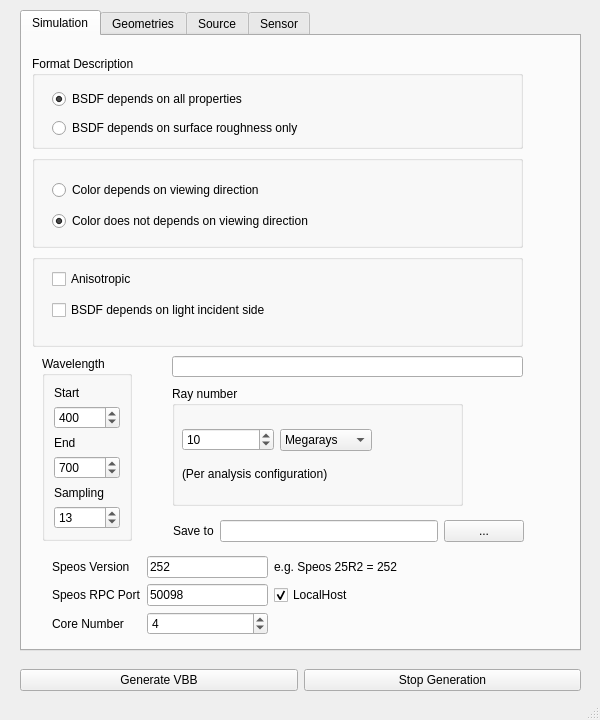
<?xml version="1.0" encoding="UTF-8"?>
<ui version="4.0">
 <class>MainWindow</class>
 <widget class="QMainWindow" name="MainWindow">
  <property name="geometry">
   <rect>
    <x>0</x>
    <y>0</y>
    <width>600</width>
    <height>720</height>
   </rect>
  </property>
  <property name="minimumSize">
   <size>
    <width>600</width>
    <height>720</height>
   </size>
  </property>
  <property name="maximumSize">
   <size>
    <width>600</width>
    <height>720</height>
   </size>
  </property>
  <property name="windowTitle">
   <string>MainWindow</string>
  </property>
  <widget class="QWidget" name="centralwidget">
   <widget class="QTabWidget" name="stackedSensorWidget">
    <property name="geometry">
     <rect>
      <x>20</x>
      <y>10</y>
      <width>561</width>
      <height>641</height>
     </rect>
    </property>
    <property name="currentIndex">
     <number>0</number>
    </property>
    <widget class="QWidget" name="Simulation">
     <attribute name="title">
      <string>Simulation</string>
     </attribute>
     <widget class="QGroupBox" name="wavelengthGb">
      <property name="geometry">
       <rect>
        <x>20</x>
        <y>320</y>
        <width>90</width>
        <height>185</height>
       </rect>
      </property>
      <property name="title">
       <string>Wavelength</string>
      </property>
      <layout class="QVBoxLayout" name="verticalLayout_3">
       <item>
        <widget class="QLabel" name="label">
         <property name="text">
          <string>Start</string>
         </property>
        </widget>
       </item>
       <item>
        <widget class="QSpinBox" name="wavelengthStart">
         <property name="minimum">
          <number>350</number>
         </property>
         <property name="maximum">
          <number>800</number>
         </property>
         <property name="singleStep">
          <number>10</number>
         </property>
         <property name="value">
          <number>400</number>
         </property>
        </widget>
       </item>
       <item>
        <widget class="QLabel" name="label_2">
         <property name="text">
          <string>End</string>
         </property>
        </widget>
       </item>
       <item>
        <widget class="QSpinBox" name="wavelengthEnd">
         <property name="minimum">
          <number>350</number>
         </property>
         <property name="maximum">
          <number>800</number>
         </property>
         <property name="singleStep">
          <number>10</number>
         </property>
         <property name="value">
          <number>700</number>
         </property>
        </widget>
       </item>
       <item>
        <widget class="QLabel" name="label_3">
         <property name="text">
          <string>Sampling</string>
         </property>
        </widget>
       </item>
       <item>
        <widget class="QSpinBox" name="wavelengthSampling">
         <property name="minimum">
          <number>5</number>
         </property>
         <property name="maximum">
          <number>1000</number>
         </property>
         <property name="value">
          <number>13</number>
         </property>
        </widget>
       </item>
      </layout>
     </widget>
     <widget class="QGroupBox" name="rayNumberGb">
      <property name="geometry">
       <rect>
        <x>150</x>
        <y>350</y>
        <width>291</width>
        <height>120</height>
       </rect>
      </property>
      <property name="title">
       <string>Ray number</string>
      </property>
      <property name="checkable">
       <bool>false</bool>
      </property>
      <widget class="QLabel" name="label_4">
       <property name="geometry">
        <rect>
         <x>10</x>
         <y>80</y>
         <width>231</width>
         <height>16</height>
        </rect>
       </property>
       <property name="text">
        <string>(Per analysis configuration)</string>
       </property>
      </widget>
      <widget class="QWidget" name="layoutWidget">
       <property name="geometry">
        <rect>
         <x>10</x>
         <y>40</y>
         <width>190</width>
         <height>28</height>
        </rect>
       </property>
       <layout class="QHBoxLayout" name="horizontalLayout">
        <item>
         <widget class="QSpinBox" name="rayNumSb">
          <property name="minimum">
           <number>1</number>
          </property>
          <property name="maximum">
           <number>1000</number>
          </property>
          <property name="singleStep">
           <number>10</number>
          </property>
          <property name="value">
           <number>10</number>
          </property>
         </widget>
        </item>
        <item>
         <widget class="QComboBox" name="rayUnitCb">
          <property name="currentIndex">
           <number>0</number>
          </property>
          <property name="placeholderText">
           <string>Rays</string>
          </property>
          <item>
           <property name="text">
            <string>Megarays</string>
           </property>
          </item>
          <item>
           <property name="text">
            <string>Gigarays</string>
           </property>
          </item>
         </widget>
        </item>
       </layout>
      </widget>
     </widget>
     <widget class="QLineEdit" name="resultTypeLe">
      <property name="geometry">
       <rect>
        <x>150</x>
        <y>320</y>
        <width>351</width>
        <height>21</height>
       </rect>
      </property>
      <property name="readOnly">
       <bool>true</bool>
      </property>
     </widget>
     <widget class="QWidget" name="layoutWidget">
      <property name="geometry">
       <rect>
        <x>10</x>
        <y>20</y>
        <width>491</width>
        <height>291</height>
       </rect>
      </property>
      <layout class="QVBoxLayout" name="verticalLayout_6">
       <item>
        <widget class="QGroupBox" name="formatDesc">
         <property name="title">
          <string>Format Description</string>
         </property>
         <widget class="QWidget" name="layoutWidget">
          <property name="geometry">
           <rect>
            <x>20</x>
            <y>30</y>
            <width>253</width>
            <height>56</height>
           </rect>
          </property>
          <layout class="QVBoxLayout" name="verticalLayout">
           <item>
            <widget class="QRadioButton" name="allProperty">
             <property name="text">
              <string>BSDF depends on all properties</string>
             </property>
             <property name="checked">
              <bool>true</bool>
             </property>
            </widget>
           </item>
           <item>
            <widget class="QRadioButton" name="roughnessOnly">
             <property name="text">
              <string>BSDF depends on surface roughness only</string>
             </property>
             <property name="checked">
              <bool>false</bool>
             </property>
            </widget>
           </item>
          </layout>
         </widget>
        </widget>
       </item>
       <item>
        <widget class="QGroupBox" name="colorDefi">
         <property name="title">
          <string/>
         </property>
         <widget class="QWidget" name="layoutWidget">
          <property name="geometry">
           <rect>
            <x>20</x>
            <y>20</y>
            <width>281</width>
            <height>61</height>
           </rect>
          </property>
          <layout class="QVBoxLayout" name="verticalLayout_2">
           <item>
            <widget class="QRadioButton" name="colorViewDirectionRb">
             <property name="text">
              <string>Color depends on viewing direction</string>
             </property>
            </widget>
           </item>
           <item>
            <widget class="QRadioButton" name="colorNoViewDirectionRb">
             <property name="text">
              <string>Color does not depends on viewing direction</string>
             </property>
             <property name="checked">
              <bool>true</bool>
             </property>
            </widget>
           </item>
          </layout>
         </widget>
        </widget>
       </item>
       <item>
        <widget class="QGroupBox" name="sourceSetGb">
         <property name="title">
          <string/>
         </property>
         <widget class="QWidget" name="layoutWidget">
          <property name="geometry">
           <rect>
            <x>20</x>
            <y>10</y>
            <width>231</width>
            <height>61</height>
           </rect>
          </property>
          <layout class="QVBoxLayout" name="verticalLayout_5">
           <property name="sizeConstraint">
            <enum>QLayout::SizeConstraint::SetDefaultConstraint</enum>
           </property>
           <item>
            <widget class="QCheckBox" name="anisotropicCheck">
             <property name="text">
              <string>Anisotropic</string>
             </property>
            </widget>
           </item>
           <item>
            <widget class="QCheckBox" name="bsdfBothSideCheck">
             <property name="text">
              <string>BSDF depends on light incident side</string>
             </property>
            </widget>
           </item>
          </layout>
         </widget>
        </widget>
       </item>
      </layout>
     </widget>
     <widget class="QWidget" name="layoutWidget">
      <property name="geometry">
       <rect>
        <x>30</x>
        <y>520</y>
        <width>346</width>
        <height>82</height>
       </rect>
      </property>
      <layout class="QGridLayout" name="gridLayout_2">
       <item row="0" column="0">
        <widget class="QLabel" name="label_16">
         <property name="text">
          <string>Speos Version</string>
         </property>
        </widget>
       </item>
       <item row="0" column="1">
        <widget class="QLineEdit" name="speosVersionLe">
         <property name="sizePolicy">
          <sizepolicy hsizetype="Expanding" vsizetype="Fixed">
           <horstretch>0</horstretch>
           <verstretch>0</verstretch>
          </sizepolicy>
         </property>
         <property name="text">
          <string>252</string>
         </property>
        </widget>
       </item>
       <item row="0" column="2">
        <widget class="QLabel" name="label_18">
         <property name="text">
          <string>e.g. Speos 25R2 = 252</string>
         </property>
        </widget>
       </item>
       <item row="1" column="0">
        <widget class="QLabel" name="label_17">
         <property name="text">
          <string>Speos RPC Port</string>
         </property>
        </widget>
       </item>
       <item row="1" column="1">
        <widget class="QLineEdit" name="RPCPortLe">
         <property name="text">
          <string>50098</string>
         </property>
        </widget>
       </item>
       <item row="1" column="2">
        <widget class="QCheckBox" name="ifLocalhostLe">
         <property name="text">
          <string>LocalHost</string>
         </property>
         <property name="checked">
          <bool>true</bool>
         </property>
        </widget>
       </item>
       <item row="2" column="0">
        <widget class="QLabel" name="label_19">
         <property name="text">
          <string>Core Number</string>
         </property>
        </widget>
       </item>
       <item row="2" column="1">
        <widget class="QSpinBox" name="coreNumSb">
         <property name="minimum">
          <number>1</number>
         </property>
         <property name="maximum">
          <number>1000</number>
         </property>
         <property name="singleStep">
          <number>1</number>
         </property>
         <property name="value">
          <number>4</number>
         </property>
        </widget>
       </item>
      </layout>
     </widget>
     <widget class="QWidget" name="layoutWidget">
      <property name="geometry">
       <rect>
        <x>151</x>
        <y>481</y>
        <width>351</width>
        <height>28</height>
       </rect>
      </property>
      <layout class="QHBoxLayout" name="horizontalLayout_2" stretch="1,20,1">
       <property name="sizeConstraint">
        <enum>QLayout::SizeConstraint::SetNoConstraint</enum>
       </property>
       <item>
        <widget class="QLabel" name="label00">
         <property name="text">
          <string>Save to</string>
         </property>
        </widget>
       </item>
       <item>
        <widget class="QLineEdit" name="resultFolderLe"/>
       </item>
       <item>
        <widget class="QPushButton" name="resultFolderPb">
         <property name="text">
          <string>...</string>
         </property>
         <property name="iconSize">
          <size>
           <width>16</width>
           <height>16</height>
          </size>
         </property>
        </widget>
       </item>
      </layout>
     </widget>
    </widget>
    <widget class="QWidget" name="Geometries">
     <attribute name="title">
      <string>Geometries</string>
     </attribute>
     <widget class="QGroupBox" name="groupBox_5">
      <property name="geometry">
       <rect>
        <x>20</x>
        <y>220</y>
        <width>231</width>
        <height>141</height>
       </rect>
      </property>
      <property name="title">
       <string>Analysis area</string>
      </property>
      <widget class="QWidget" name="layoutWidget">
       <property name="geometry">
        <rect>
         <x>20</x>
         <y>20</y>
         <width>189</width>
         <height>108</height>
        </rect>
       </property>
       <layout class="QFormLayout" name="formLayout">
        <item row="0" column="0">
         <widget class="QLabel" name="label_7">
          <property name="text">
           <string>X Ratio                </string>
          </property>
         </widget>
        </item>
        <item row="0" column="1">
         <widget class="QDoubleSpinBox" name="xRatioSb">
          <property name="minimum">
           <double>10.000000000000000</double>
          </property>
          <property name="maximum">
           <double>100.000000000000000</double>
          </property>
          <property name="singleStep">
           <double>10.000000000000000</double>
          </property>
          <property name="value">
           <double>80.000000000000000</double>
          </property>
         </widget>
        </item>
        <item row="1" column="0">
         <widget class="QLabel" name="label_9">
          <property name="text">
           <string>X Size</string>
          </property>
         </widget>
        </item>
        <item row="1" column="1">
         <widget class="QLineEdit" name="lineEdit_3">
          <property name="enabled">
           <bool>false</bool>
          </property>
          <property name="readOnly">
           <bool>true</bool>
          </property>
         </widget>
        </item>
        <item row="2" column="0">
         <widget class="QLabel" name="label_8">
          <property name="text">
           <string>Y Ratio</string>
          </property>
         </widget>
        </item>
        <item row="2" column="1">
         <widget class="QDoubleSpinBox" name="yRatioSb">
          <property name="minimum">
           <double>10.000000000000000</double>
          </property>
          <property name="maximum">
           <double>100.000000000000000</double>
          </property>
          <property name="singleStep">
           <double>10.000000000000000</double>
          </property>
          <property name="value">
           <double>80.000000000000000</double>
          </property>
         </widget>
        </item>
        <item row="3" column="0">
         <widget class="QLabel" name="label_10">
          <property name="text">
           <string>Y Size</string>
          </property>
         </widget>
        </item>
        <item row="3" column="1">
         <widget class="QLineEdit" name="lineEdit_4">
          <property name="enabled">
           <bool>false</bool>
          </property>
          <property name="readOnly">
           <bool>true</bool>
          </property>
         </widget>
        </item>
       </layout>
      </widget>
     </widget>
     <widget class="QWidget" name="layoutWidget">
      <property name="geometry">
       <rect>
        <x>22</x>
        <y>52</y>
        <width>511</width>
        <height>92</height>
       </rect>
      </property>
      <layout class="QGridLayout" name="gridLayout">
       <item row="0" column="0">
        <widget class="QLabel" name="label_5">
         <property name="text">
          <string>Geometry</string>
         </property>
        </widget>
       </item>
       <item row="0" column="1">
        <widget class="QLineEdit" name="geoAddrLe"/>
       </item>
       <item row="0" column="2">
        <widget class="QPushButton" name="geoPb">
         <property name="text">
          <string>...</string>
         </property>
         <property name="iconSize">
          <size>
           <width>16</width>
           <height>16</height>
          </size>
         </property>
        </widget>
       </item>
       <item row="1" column="0">
        <widget class="QLabel" name="label_6">
         <property name="text">
          <string>VOP         </string>
         </property>
        </widget>
       </item>
       <item row="1" column="1">
        <widget class="QLineEdit" name="vopAddrLe">
         <property name="maxLength">
          <number>399998</number>
         </property>
        </widget>
       </item>
       <item row="1" column="2">
        <widget class="QPushButton" name="vopPb">
         <property name="text">
          <string>...</string>
         </property>
        </widget>
       </item>
       <item row="2" column="0">
        <widget class="QLabel" name="label_14">
         <property name="text">
          <string>SOP</string>
         </property>
        </widget>
       </item>
       <item row="2" column="1">
        <widget class="QLineEdit" name="sopAddrLe">
         <property name="text">
          <string/>
         </property>
         <property name="maxLength">
          <number>399998</number>
         </property>
        </widget>
       </item>
       <item row="2" column="2">
        <widget class="QPushButton" name="sopPb">
         <property name="text">
          <string>...</string>
         </property>
        </widget>
       </item>
      </layout>
     </widget>
     <widget class="QWidget" name="layoutWidget">
      <property name="geometry">
       <rect>
        <x>20</x>
        <y>150</y>
        <width>123</width>
        <height>56</height>
       </rect>
      </property>
      <layout class="QVBoxLayout" name="verticalLayout_4">
       <item>
        <widget class="QCheckBox" name="opaqueCb">
         <property name="text">
          <string>Opaque material</string>
         </property>
         <property name="autoExclusive">
          <bool>false</bool>
         </property>
        </widget>
       </item>
       <item>
        <widget class="QCheckBox" name="polishedCb">
         <property name="text">
          <string>Optical Polished</string>
         </property>
         <property name="autoExclusive">
          <bool>false</bool>
         </property>
        </widget>
       </item>
      </layout>
     </widget>
    </widget>
    <widget class="QWidget" name="tab_4">
     <attribute name="title">
      <string>Source</string>
     </attribute>
     <widget class="QLabel" name="label_11">
      <property name="geometry">
       <rect>
        <x>30</x>
        <y>20</y>
        <width>84</width>
        <height>26</height>
       </rect>
      </property>
      <property name="text">
       <string>Sampling Mode</string>
      </property>
     </widget>
     <widget class="QComboBox" name="samplingModeCombo">
      <property name="geometry">
       <rect>
        <x>260</x>
        <y>20</y>
        <width>148</width>
        <height>26</height>
       </rect>
      </property>
      <property name="currentText">
       <string>Uniform</string>
      </property>
      <item>
       <property name="text">
        <string>Uniform</string>
       </property>
      </item>
      <item>
       <property name="text">
        <string>Adaptive sampling</string>
       </property>
      </item>
     </widget>
     <widget class="QStackedWidget" name="stackedSourceWidget">
      <property name="enabled">
       <bool>true</bool>
      </property>
      <property name="geometry">
       <rect>
        <x>10</x>
        <y>80</y>
        <width>491</width>
        <height>441</height>
       </rect>
      </property>
      <property name="frameShape">
       <enum>QFrame::Shape::Box</enum>
      </property>
      <property name="currentIndex">
       <number>1</number>
      </property>
      <widget class="QWidget" name="page_3">
       <widget class="QGroupBox" name="sourceThetaBox">
        <property name="geometry">
         <rect>
          <x>50</x>
          <y>10</y>
          <width>400</width>
          <height>161</height>
         </rect>
        </property>
        <property name="title">
         <string>Theta</string>
        </property>
        <widget class="QWidget" name="layoutWidget_2">
         <property name="geometry">
          <rect>
           <x>10</x>
           <y>30</y>
           <width>190</width>
           <height>106</height>
          </rect>
         </property>
         <layout class="QFormLayout" name="formLayout_3">
          <item row="0" column="0">
           <widget class="QLabel" name="label_20">
            <property name="text">
             <string>start                           </string>
            </property>
           </widget>
          </item>
          <item row="0" column="1">
           <widget class="QLineEdit" name="thetaStartLe">
            <property name="enabled">
             <bool>true</bool>
            </property>
            <property name="text">
             <string>0</string>
            </property>
            <property name="readOnly">
             <bool>true</bool>
            </property>
            <property name="placeholderText">
             <string>0</string>
            </property>
           </widget>
          </item>
          <item row="1" column="0">
           <widget class="QLabel" name="label_21">
            <property name="text">
             <string>End</string>
            </property>
           </widget>
          </item>
          <item row="1" column="1">
           <widget class="QLineEdit" name="thetaEndLe">
            <property name="enabled">
             <bool>true</bool>
            </property>
            <property name="text">
             <string>90</string>
            </property>
            <property name="readOnly">
             <bool>true</bool>
            </property>
            <property name="placeholderText">
             <string>90</string>
            </property>
           </widget>
          </item>
          <item row="2" column="0">
           <widget class="QLabel" name="label_22">
            <property name="text">
             <string>Sampling</string>
            </property>
           </widget>
          </item>
          <item row="2" column="1">
           <widget class="QSpinBox" name="thetaSampleSb">
            <property name="minimum">
             <number>2</number>
            </property>
            <property name="singleStep">
             <number>1</number>
            </property>
            <property name="value">
             <number>9</number>
            </property>
           </widget>
          </item>
          <item row="3" column="0">
           <widget class="QLabel" name="label_23">
            <property name="text">
             <string>step</string>
            </property>
           </widget>
          </item>
          <item row="3" column="1">
           <widget class="QLineEdit" name="thetaStepLe">
            <property name="enabled">
             <bool>true</bool>
            </property>
            <property name="readOnly">
             <bool>true</bool>
            </property>
            <property name="placeholderText">
             <string/>
            </property>
           </widget>
          </item>
         </layout>
        </widget>
       </widget>
       <widget class="QGroupBox" name="sourcePhiBox">
        <property name="geometry">
         <rect>
          <x>50</x>
          <y>170</y>
          <width>400</width>
          <height>251</height>
         </rect>
        </property>
        <property name="title">
         <string>phi</string>
        </property>
        <widget class="QWidget" name="layoutWidget_3">
         <property name="geometry">
          <rect>
           <x>10</x>
           <y>30</y>
           <width>190</width>
           <height>106</height>
          </rect>
         </property>
         <layout class="QFormLayout" name="formLayout_4">
          <item row="0" column="0">
           <widget class="QLabel" name="label_24">
            <property name="text">
             <string>start                           </string>
            </property>
           </widget>
          </item>
          <item row="0" column="1">
           <widget class="QLineEdit" name="phiStartLe">
            <property name="enabled">
             <bool>true</bool>
            </property>
            <property name="text">
             <string>0</string>
            </property>
            <property name="readOnly">
             <bool>true</bool>
            </property>
            <property name="placeholderText">
             <string>0</string>
            </property>
           </widget>
          </item>
          <item row="1" column="0">
           <widget class="QLabel" name="label_25">
            <property name="text">
             <string>End</string>
            </property>
           </widget>
          </item>
          <item row="1" column="1">
           <widget class="QLineEdit" name="phiEndLe">
            <property name="enabled">
             <bool>true</bool>
            </property>
            <property name="text">
             <string>360</string>
            </property>
            <property name="readOnly">
             <bool>true</bool>
            </property>
            <property name="placeholderText">
             <string>360</string>
            </property>
           </widget>
          </item>
          <item row="2" column="0">
           <widget class="QLabel" name="label_26">
            <property name="text">
             <string>Sampling</string>
            </property>
           </widget>
          </item>
          <item row="2" column="1">
           <widget class="QSpinBox" name="phiSampleSb">
            <property name="minimum">
             <number>2</number>
            </property>
            <property name="singleStep">
             <number>1</number>
            </property>
            <property name="value">
             <number>36</number>
            </property>
           </widget>
          </item>
          <item row="3" column="0">
           <widget class="QLabel" name="label_27">
            <property name="text">
             <string>step</string>
            </property>
           </widget>
          </item>
          <item row="3" column="1">
           <widget class="QLineEdit" name="phiStepLe">
            <property name="enabled">
             <bool>true</bool>
            </property>
            <property name="readOnly">
             <bool>true</bool>
            </property>
           </widget>
          </item>
         </layout>
        </widget>
        <widget class="QRadioButton" name="noSymmetryRb">
         <property name="geometry">
          <rect>
           <x>10</x>
           <y>150</y>
           <width>98</width>
           <height>24</height>
          </rect>
         </property>
         <property name="text">
          <string>No symmetry</string>
         </property>
         <property name="checked">
          <bool>true</bool>
         </property>
        </widget>
        <widget class="QRadioButton" name="symmetryXYRb">
         <property name="geometry">
          <rect>
           <x>10</x>
           <y>210</y>
           <width>311</width>
           <height>24</height>
          </rect>
         </property>
         <property name="text">
          <string>Symmetry to planes 0-180 90-270</string>
         </property>
        </widget>
        <widget class="QRadioButton" name="symmetryXRb">
         <property name="geometry">
          <rect>
           <x>10</x>
           <y>180</y>
           <width>261</width>
           <height>24</height>
          </rect>
         </property>
         <property name="text">
          <string>Symmetry to plane 0-180</string>
         </property>
        </widget>
       </widget>
      </widget>
      <widget class="QWidget" name="Adaptive_sampling">
       <widget class="QGroupBox" name="groupBox_6">
        <property name="geometry">
         <rect>
          <x>50</x>
          <y>20</y>
          <width>400</width>
          <height>261</height>
         </rect>
        </property>
        <property name="title">
         <string>Adaptive Sampling</string>
        </property>
        <property name="flat">
         <bool>false</bool>
        </property>
        <property name="checkable">
         <bool>false</bool>
        </property>
        <widget class="QWidget" name="layoutWidget">
         <property name="geometry">
          <rect>
           <x>11</x>
           <y>41</y>
           <width>381</width>
           <height>28</height>
          </rect>
         </property>
         <layout class="QHBoxLayout" name="horizontalLayout_4">
          <item>
           <widget class="QLabel" name="label_15">
            <property name="text">
             <string>File</string>
            </property>
           </widget>
          </item>
          <item>
           <widget class="QLineEdit" name="sourceSampleAddrLe"/>
          </item>
          <item>
           <widget class="QPushButton" name="sourceSamplePb">
            <property name="text">
             <string>...</string>
            </property>
            <property name="iconSize">
             <size>
              <width>16</width>
              <height>16</height>
             </size>
            </property>
           </widget>
          </item>
         </layout>
        </widget>
       </widget>
      </widget>
     </widget>
    </widget>
    <widget class="QWidget" name="Sensor">
     <attribute name="title">
      <string>Sensor</string>
     </attribute>
     <widget class="QLabel" name="label_12">
      <property name="geometry">
       <rect>
        <x>40</x>
        <y>20</y>
        <width>101</width>
        <height>26</height>
       </rect>
      </property>
      <property name="text">
       <string>Sensor Type</string>
      </property>
     </widget>
     <widget class="QLabel" name="integration_angleLb">
      <property name="geometry">
       <rect>
        <x>40</x>
        <y>50</y>
        <width>111</width>
        <height>26</height>
       </rect>
      </property>
      <property name="text">
       <string>Integration angle</string>
      </property>
     </widget>
     <widget class="QComboBox" name="sensorTypeCombo">
      <property name="geometry">
       <rect>
        <x>260</x>
        <y>20</y>
        <width>191</width>
        <height>26</height>
       </rect>
      </property>
      <property name="currentIndex">
       <number>0</number>
      </property>
      <item>
       <property name="text">
        <string>Reflection and Transmission</string>
       </property>
      </item>
      <item>
       <property name="text">
        <string>Reflection only</string>
       </property>
      </item>
     </widget>
     <widget class="QDoubleSpinBox" name="integratioAngleSb">
      <property name="geometry">
       <rect>
        <x>260</x>
        <y>50</y>
        <width>84</width>
        <height>23</height>
       </rect>
      </property>
      <property name="minimum">
       <double>0.200000000000000</double>
      </property>
      <property name="maximum">
       <double>10.000000000000000</double>
      </property>
      <property name="singleStep">
       <double>0.200000000000000</double>
      </property>
      <property name="value">
       <double>2.000000000000000</double>
      </property>
     </widget>
     <widget class="QRadioButton" name="sensorAutoRb">
      <property name="geometry">
       <rect>
        <x>40</x>
        <y>80</y>
        <width>181</width>
        <height>24</height>
       </rect>
      </property>
      <property name="text">
       <string>Automated Sampling</string>
      </property>
      <property name="checked">
       <bool>true</bool>
      </property>
     </widget>
     <widget class="QGroupBox" name="sensorPhiGb">
      <property name="geometry">
       <rect>
        <x>40</x>
        <y>310</y>
        <width>400</width>
        <height>161</height>
       </rect>
      </property>
      <property name="title">
       <string>phi</string>
      </property>
      <widget class="QWidget" name="layoutWidget_7">
       <property name="geometry">
        <rect>
         <x>10</x>
         <y>30</y>
         <width>190</width>
         <height>106</height>
        </rect>
       </property>
       <layout class="QFormLayout" name="formLayout_7">
        <item row="0" column="0">
         <widget class="QLabel" name="label_37">
          <property name="text">
           <string>start                           </string>
          </property>
         </widget>
        </item>
        <item row="0" column="1">
         <widget class="QLineEdit" name="sensorPhiStartLe">
          <property name="enabled">
           <bool>true</bool>
          </property>
          <property name="text">
           <string>0</string>
          </property>
          <property name="readOnly">
           <bool>true</bool>
          </property>
          <property name="placeholderText">
           <string>0</string>
          </property>
         </widget>
        </item>
        <item row="1" column="0">
         <widget class="QLabel" name="label_38">
          <property name="text">
           <string>End</string>
          </property>
         </widget>
        </item>
        <item row="1" column="1">
         <widget class="QLineEdit" name="sensorPhiEndLe">
          <property name="enabled">
           <bool>true</bool>
          </property>
          <property name="text">
           <string>360</string>
          </property>
          <property name="readOnly">
           <bool>true</bool>
          </property>
          <property name="placeholderText">
           <string>360</string>
          </property>
         </widget>
        </item>
        <item row="2" column="0">
         <widget class="QLabel" name="label_39">
          <property name="text">
           <string>Sampling</string>
          </property>
         </widget>
        </item>
        <item row="2" column="1">
         <widget class="QSpinBox" name="sensorPhiSampleSb">
          <property name="minimum">
           <number>2</number>
          </property>
          <property name="singleStep">
           <number>5</number>
          </property>
          <property name="value">
           <number>36</number>
          </property>
         </widget>
        </item>
        <item row="3" column="0">
         <widget class="QLabel" name="label_40">
          <property name="text">
           <string>step</string>
          </property>
         </widget>
        </item>
        <item row="3" column="1">
         <widget class="QLineEdit" name="sensorPhiStepLe">
          <property name="enabled">
           <bool>true</bool>
          </property>
          <property name="readOnly">
           <bool>true</bool>
          </property>
         </widget>
        </item>
       </layout>
      </widget>
     </widget>
     <widget class="QGroupBox" name="sensorThetaGb">
      <property name="geometry">
       <rect>
        <x>40</x>
        <y>140</y>
        <width>400</width>
        <height>161</height>
       </rect>
      </property>
      <property name="title">
       <string>Theta</string>
      </property>
      <widget class="QWidget" name="layoutWidget_8">
       <property name="geometry">
        <rect>
         <x>10</x>
         <y>30</y>
         <width>190</width>
         <height>106</height>
        </rect>
       </property>
       <layout class="QFormLayout" name="formLayout_8">
        <item row="0" column="0">
         <widget class="QLabel" name="label_41">
          <property name="text">
           <string>start                           </string>
          </property>
         </widget>
        </item>
        <item row="0" column="1">
         <widget class="QLineEdit" name="sensorThetaStartLe">
          <property name="enabled">
           <bool>true</bool>
          </property>
          <property name="text">
           <string>0</string>
          </property>
          <property name="readOnly">
           <bool>true</bool>
          </property>
          <property name="placeholderText">
           <string>0</string>
          </property>
         </widget>
        </item>
        <item row="1" column="0">
         <widget class="QLabel" name="label_42">
          <property name="text">
           <string>End</string>
          </property>
         </widget>
        </item>
        <item row="1" column="1">
         <widget class="QLineEdit" name="sensorThetaEndLe">
          <property name="enabled">
           <bool>true</bool>
          </property>
          <property name="autoFillBackground">
           <bool>false</bool>
          </property>
          <property name="text">
           <string>180</string>
          </property>
          <property name="readOnly">
           <bool>true</bool>
          </property>
          <property name="placeholderText">
           <string/>
          </property>
         </widget>
        </item>
        <item row="2" column="0">
         <widget class="QLabel" name="label_43">
          <property name="text">
           <string>Sampling</string>
          </property>
         </widget>
        </item>
        <item row="2" column="1">
         <widget class="QSpinBox" name="sensorThetaSampleSb">
          <property name="minimum">
           <number>2</number>
          </property>
          <property name="singleStep">
           <number>1</number>
          </property>
          <property name="value">
           <number>11</number>
          </property>
         </widget>
        </item>
        <item row="3" column="0">
         <widget class="QLabel" name="label_44">
          <property name="text">
           <string>step</string>
          </property>
         </widget>
        </item>
        <item row="3" column="1">
         <widget class="QLineEdit" name="sensorThetaStepLe">
          <property name="enabled">
           <bool>true</bool>
          </property>
          <property name="readOnly">
           <bool>true</bool>
          </property>
         </widget>
        </item>
       </layout>
      </widget>
     </widget>
    </widget>
   </widget>
   <widget class="QWidget" name="layoutWidget">
    <property name="geometry">
     <rect>
      <x>20</x>
      <y>660</y>
      <width>561</width>
      <height>41</height>
     </rect>
    </property>
    <layout class="QHBoxLayout" name="horizontalLayout_3">
     <item>
      <widget class="QPushButton" name="runVBB">
       <property name="text">
        <string>Generate VBB</string>
       </property>
      </widget>
     </item>
     <item>
      <widget class="QPushButton" name="stopSimu">
       <property name="text">
        <string>Stop Generation</string>
       </property>
      </widget>
     </item>
    </layout>
   </widget>
  </widget>
  <widget class="QMenuBar" name="menubar">
   <property name="geometry">
    <rect>
     <x>0</x>
     <y>0</y>
     <width>600</width>
     <height>33</height>
    </rect>
   </property>
  </widget>
  <widget class="QStatusBar" name="statusbar"/>
 </widget>
 <resources/>
 <connections/>
</ui>
